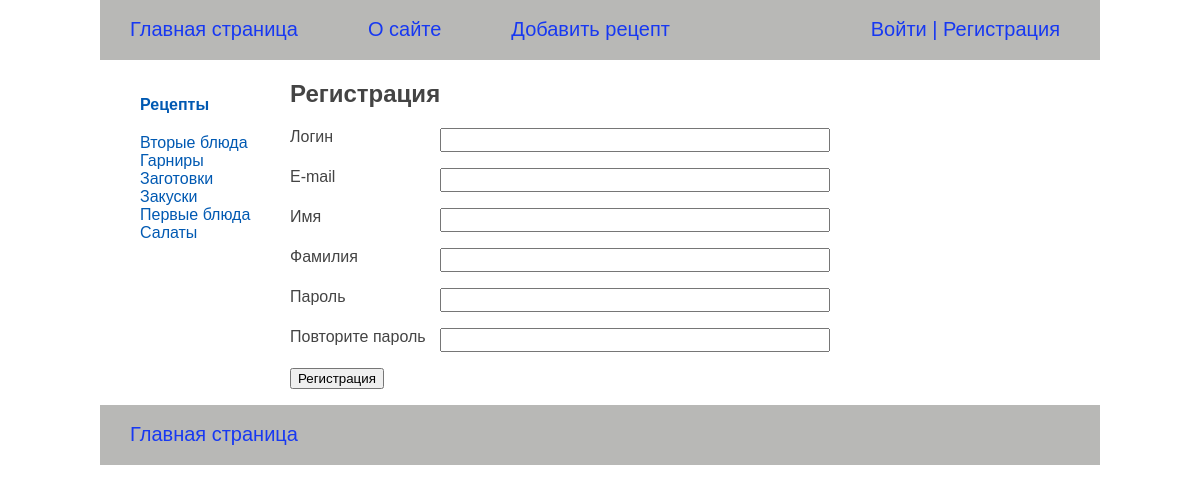
/users/registration/, run on the app's committed database.
### recipeapp/models.py (models this page shows, shortened)
class Category(models.Model):
    category_name = models.CharField(max_length=100, db_index=True, verbose_name='Категория')
    category_slug = models.SlugField(max_length=100, unique=True, db_index=True, verbose_name='Slug')
    class Meta:
        verbose_name = 'Категория'
        verbose_name_plural = 'Категории'
    def get_absolut_url(self):
        return reverse('category', kwargs={'category_slug': self.category_slug})

### users/views.py (the view)
# urls.py: path('registration/', RegistrationUser.as_view(), name='registration'),
class RegistrationUser(CreateView):
    form_class = RegistrationUserForm
    template_name = 'users/registration.html'
    extra_context = {'title': 'Регистрация'}
    success_url = reverse_lazy('users:login')

### users/forms.py (shortened to what this page needs)
class RegistrationUserForm(UserCreationForm):
    username = forms.CharField(label='Логин', widget=forms.TextInput(attrs={'class': 'form-input'}))
    password1 = forms.CharField(label='Пароль', widget=forms.PasswordInput(attrs={'class': 'form-input'}))
    password2 = forms.CharField(label='Повторите пароль', widget=forms.PasswordInput(attrs={'class': 'form-input'}))
    class Meta:
        model = get_user_model()
        fields = ['username', 'email', 'first_name', 'last_name', 'password1', 'password2']
        labels = {
            'email': 'E-mail',
            'first_name': 'Имя',
            'last_name': 'Фамилия',
        }
        widgets = {
            'email': forms.TextInput(attrs={'class': 'form-input'}),
            'first_name': forms.TextInput(attrs={'class': 'form-input'}),
            'last_name': forms.TextInput(attrs={'class': 'form-input'}),
        }

### recipeapp/templatetags/recipe_tags.py (called while the page is built)
@register.inclusion_tag('recipeapp/list_categories.html')
def show_categories(category_selected_id=0):
    categories = Category.objects.annotate(total=Count('cat_recipe')).filter(total__gt=0)
    return {'categories': categories, 'category_selected': category_selected_id}

### users/context_processors.py (called while the page is built)
def get_recipe_context(request):
    return {'mainmenu': menu}

### users/templates/users/registration.html (shortened to what this page needs)
{% extends 'base.html' %}}
{% block content %}
    <h1>Регистрация</h1>
<form action="" METHOD="post">
    {% for f in form %}
    <p><label class="form-label" for="{{ f.id_for_label }}">{{ f.label }}</label>{{ f }}</p>
    {% endfor %}
    <p><button type="submit">Регистрация</button></p>
</form>
{% endblock %}

### recipeapp/templates/recipeapp/list_categories.html
{% for category in categories %}
    {% if category.id == category_selected %}
        <li class="selected">{{ category.category_name }}</li>
    {% else %}
        <li class="selected_cat"><a href="{{ category.get_absolut_url }}">{{ category.category_name }}</a></li>
    {% endif %}
{% endfor %}

### recipeapp/static/recipeapp/css/styles.css (style rules this page uses)
html, body { font-family: 'Arial'; margin: 0; padding: 0; height: 100%; width: 100%; color: #444; }
a { color: #0059b2; text-decoration: none; }
.selected_cat { color: #0227cc; }
.form-label { display: inline-block; min-width: 150px; vertical-align: top; }
.form-input { width: 382px; font-size: 16px; }

### data on the page
Category: category_name "Вторые блюда"
Category: category_name "Гарниры"
Category: category_name "Заготовки"
Category: category_name "Закуски"
Category: category_name "Первые блюда"
Category: category_name "Салаты"

### other printed values
{{ m.title }} "О сайте" "Добавить рецепт"
{{ f.label }} "Логин" "E-mail" "Имя" "Фамилия" "Пароль" "Повторите пароль"
